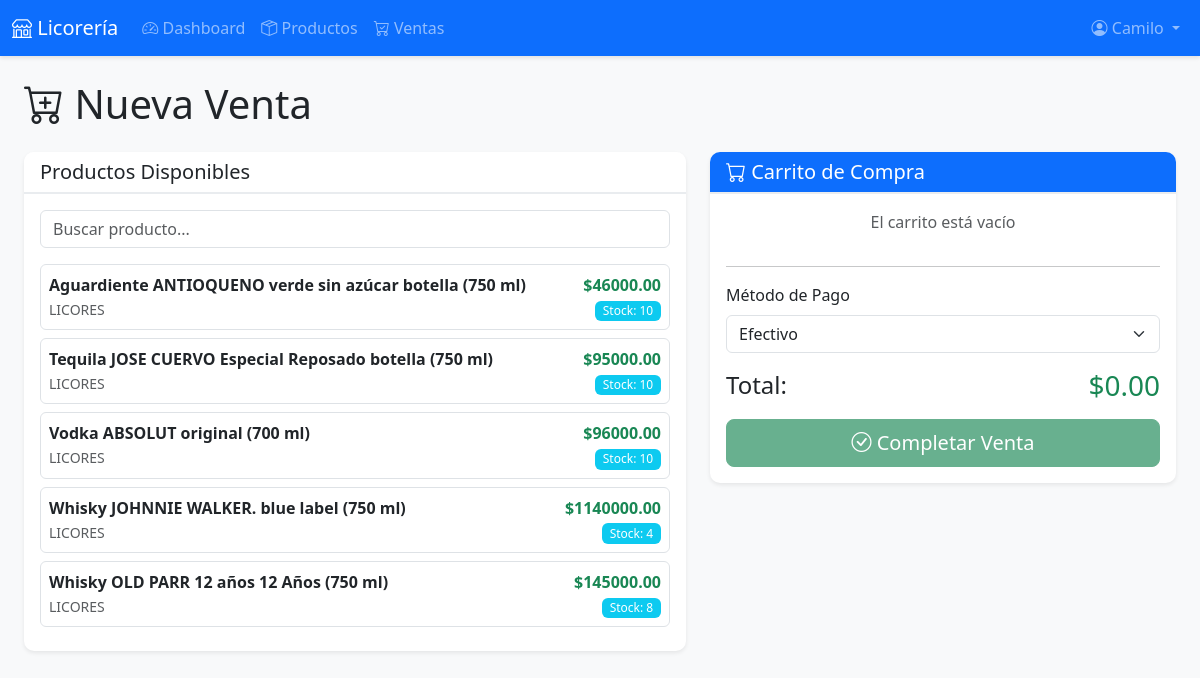
Screenshot of /ventas/crear/ (signed in) with the database file from the repository.
### core/models.py (models this page shows, shortened)
class Producto(models.Model):
    nombre = models.CharField(max_length=200)
    categoria = models.ForeignKey(Categoria, on_delete=models.CASCADE, related_name='productos')
    descripcion = models.TextField(blank=True)
    precio = models.DecimalField(max_digits=10, decimal_places=2)
    stock = models.IntegerField(default=0)
    codigo_barras = models.CharField(max_length=50, blank=True, unique=True, null=True)
    imagen = models.ImageField(upload_to='productos/', blank=True, null=True)
    activo = models.BooleanField(default=True)
    creado_en = models.DateTimeField(auto_now_add=True)
    actualizado_en = models.DateTimeField(auto_now=True)
    class Meta:
        verbose_name = 'Producto'
        verbose_name_plural = 'Productos'
        ordering = ['nombre']

class Categoria(models.Model):
    nombre = models.CharField(max_length=100, unique=True)
    descripcion = models.TextField(blank=True)
    creado_en = models.DateTimeField(auto_now_add=True)
    class Meta:
        verbose_name = 'Categoría'
        verbose_name_plural = 'Categorías'
        ordering = ['nombre']

### core/views.py (the view, shortened to what this page needs)
# urls.py: path('ventas/crear/', views.venta_crear_view, name='venta_crear'),
@login_required
def venta_crear_view(request):
    if hasattr(request.user, 'perfil') and request.user.perfil.rol == 'cliente':
        return redirect('tienda')
    productos = Producto.objects.filter(activo=True, stock__gt=0).select_related('categoria')
    categorias = Categoria.objects.all()
    context = {
        'productos': productos,
        'categorias': categorias,
    }
    return render(request, 'core/venta_form.html', context)

### templates/core/venta_form.html (shortened to what this page needs)
{% extends 'base.html' %}
{% block content %}
<div class="container-fluid">
    <h1 class="mb-4"><i class="bi bi-cart-plus"></i> Nueva Venta</h1>
    <form method="post" id="ventaForm">
        <div class="row">
            <div class="col-md-7">
                <div class="card">
                    <div class="card-header">
                        <h5 class="mb-0">Productos Disponibles</h5>
                    </div>
                    <div class="card-body">
                        <input type="text" id="buscarProducto" class="form-control mb-3"
                               placeholder="Buscar producto...">
                        <div class="productos-grid" style="max-height: 500px; overflow-y: auto;">
                            {% for producto in productos %}
                            <div class="producto-item p-2 border rounded mb-2 cursor-pointer"
                                 onclick="agregarProducto({{ producto.id }}, '{{ producto.nombre }}', {{ producto.precio }}, {{ producto.stock }})">
                                <div class="d-flex justify-content-between">
                                    <div>
                                        <strong>{{ producto.nombre }}</strong>
                                        <br>
                                        <small class="text-muted">{{ producto.categoria.nombre }}</small>
                                    </div>
                                    <div class="text-end">
                                        <strong class="text-success">${{ producto.precio }}</strong>
                                        <br>
                                        <small class="badge bg-info">Stock: {{ producto.stock }}</small>
                                    </div>
                                </div>
                            </div>
                            {% endfor %}
                        </div>
                    </div>
                </div>
            </div>
            <div class="col-md-5">
                <div class="card sticky-top" style="top: 20px;">
                    <div class="card-header bg-primary text-white">
                        <h5 class="mb-0"><i class="bi bi-cart"></i> Carrito de Compra</h5>
                    </div>
                    <div class="card-body">
                        <div id="carrito" class="mb-3" style="max-height: 300px; overflow-y: auto;">
                            <p class="text-muted text-center">El carrito está vacío</p>
                        </div>
                        <hr>
                        <div class="mb-3">
                            <label for="metodo_pago" class="form-label">Método de Pago</label>
                            <select class="form-select" id="metodo_pago" name="metodo_pago" required>
                                <option value="efectivo">Efectivo</option>
                            </select>
                        </div>
                        <div class="d-flex justify-content-between align-items-center mb-3">
                            <h4 class="mb-0">Total:</h4>
                            <h3 class="mb-0 text-success">$<span id="total">0.00</span></h3>
                        </div>
                        <button type="submit" class="btn btn-success w-100 btn-lg" id="btnCompletarVenta" disabled>
                            <i class="bi bi-check-circle"></i> Completar Venta
                        </button>
                    </div>
                </div>
            </div>
        </div>
    </form>
</div>
{% endblock %}

### templates/base.html (shortened to what this page needs)
<!DOCTYPE html>
<html lang="es">
<head>
    <link href="https://cdn.jsdelivr.net/npm/bootstrap@5.3.0/dist/css/bootstrap.min.css" rel="stylesheet">
    <link href="https://cdn.jsdelivr.net/npm/bootstrap-icons@1.10.0/font/bootstrap-icons.css" rel="stylesheet">
    {% load static %}
    <link rel="stylesheet" href="{% static 'css/styles.css' %}">
</head>
<body>
    {% if user.is_authenticated %}
    <nav class="navbar navbar-expand-lg navbar-dark bg-primary">
        <div class="container-fluid">
            <a class="navbar-brand" href="{% url 'dashboard' %}">
                <i class="bi bi-shop"></i> Licorería
            </a>
            <div class="collapse navbar-collapse" id="navbarNav">
                <ul class="navbar-nav me-auto">
                    <li class="nav-item">
                        <a class="nav-link" href="{% url 'dashboard' %}">
                            <i class="bi bi-speedometer2"></i> Dashboard
                        </a>
                    </li>
                    <li class="nav-item">
                        <a class="nav-link" href="{% url 'productos_lista' %}">
                            <i class="bi bi-box-seam"></i> Productos
                        </a>
                    </li>
                    <li class="nav-item">
                        <a class="nav-link" href="{% url 'ventas_lista' %}">
                            <i class="bi bi-cart-check"></i> Ventas
                        </a>
                    </li>
                </ul>
                <ul class="navbar-nav">
                    <li class="nav-item dropdown">
                        <a class="nav-link dropdown-toggle" href="#" id="userDropdown" role="button" data-bs-toggle="dropdown">
                            <i class="bi bi-person-circle"></i> {{ user.first_name|default:user.username }}
                        </a>
                    </li>
                </ul>
            </div>
        </div>
    </nav>
    {% endif %}
    <main class="{% if user.is_authenticated %}container-fluid{% endif %} my-4">
        {% block content %}{% endblock %}
    </main>
</body>
</html>

### static/css/static/css/styles.css (style rules this page uses)
:root { --primary-color: #0d6efd; --secondary-color: #6c757d; --success-color: #198754; --danger-color: #dc3545; --warning-color: #ffc107; --info-color: #0dcaf0; }
body { font-family: 'Segoe UI', Tahoma, Geneva, Verdana, sans-serif; background-color: #f8f9fa; }
.producto-item { cursor: pointer; transition: all 0.3s; }
.card { border: none; box-shadow: 0 2px 4px rgba(0,0,0,0.08); border-radius: 10px; }
.card-header { background-color: #fff; border-bottom: 2px solid #e9ecef; border-radius: 10px 10px 0 0 !important; }
.btn { border-radius: 8px; font-weight: 500; transition: all 0.3s; }
.navbar { box-shadow: 0 2px 4px rgba(0,0,0,0.1); }
.badge { font-weight: 500; padding: 0.35em 0.65em; }

### rows the page displays
Producto: nombre "Aguardiente ANTIOQUENO verde sin azúcar botella (750 ml)", categoria.nombre "LICORES", precio "46000.00", stock "10"
Producto: nombre "Tequila JOSE CUERVO Especial Reposado botella (750 ml)", categoria.nombre "LICORES", precio "95000.00", stock "10"
Producto: nombre "Vodka ABSOLUT original (700 ml)", categoria.nombre "LICORES", precio "96000.00", stock "10"
Producto: nombre "Whisky JOHNNIE WALKER. blue label (750 ml)", categoria.nombre "LICORES", precio "1140000.00", stock "4"
Producto: nombre "Whisky OLD PARR 12 años 12 Años (750 ml)", categoria.nombre "LICORES", precio "145000.00", stock "8"

### other values shown
{{ user.first_name|default:user.username }} "Camilo"
